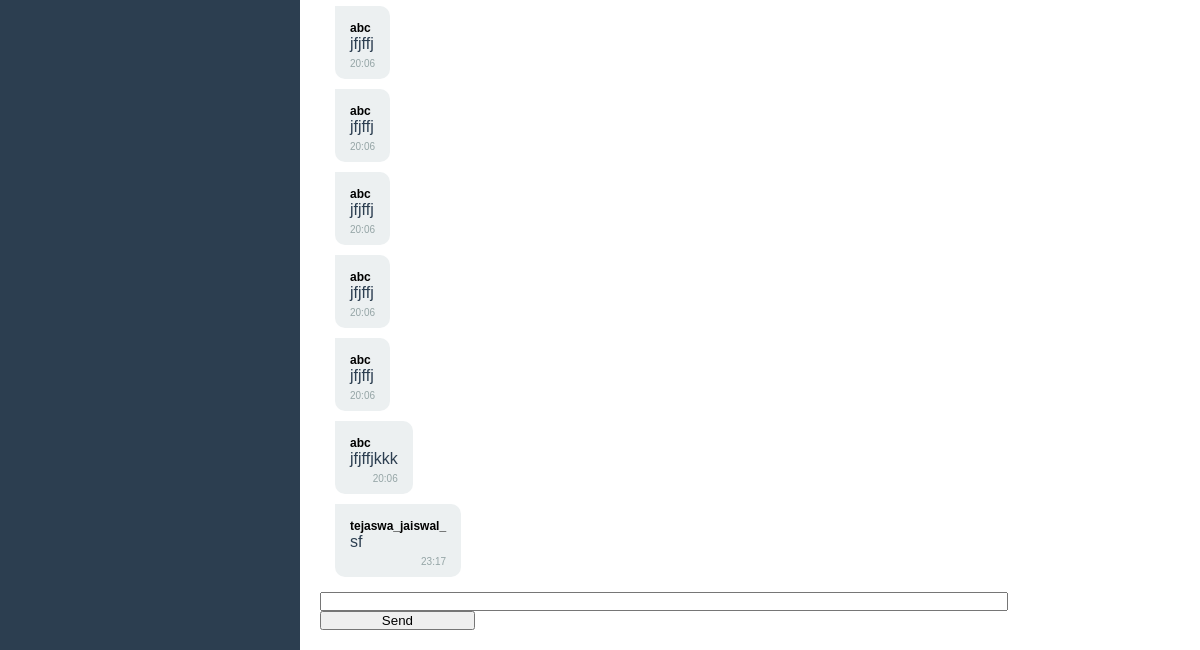
The app's page /chat/current_channel/5 (signed in, lower part), older data.
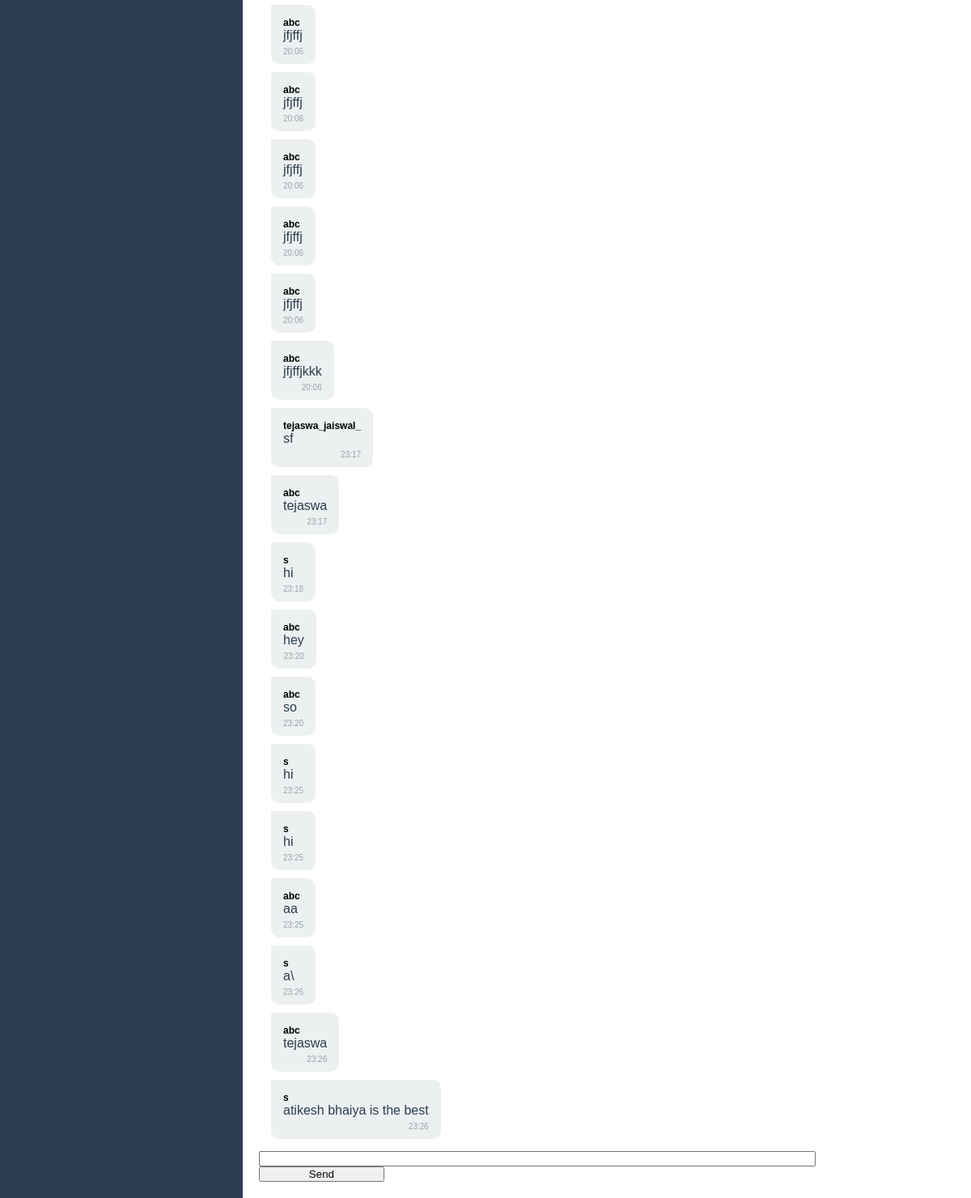
The same page, newer data.
### home/models.py (models this page shows, shortened)
class Chat(models.Model):
    user = models.ForeignKey(User, on_delete=models.CASCADE)
    channel = models.ForeignKey(Channel, on_delete=models.CASCADE, null= True, blank=False)
    chat_id = models.AutoField(primary_key=True)
    chats = models.TextField()  # Storing chat messages
    chat_date = models.DateField(auto_now_add=True)
    chat_time = models.TimeField(auto_now_add=True)

class User(AbstractUser):
    email = models.EmailField(unique=True)
    userid = models.AutoField(primary_key=True)
    name = models.CharField(max_length=255)
    interests = models.TextField(blank=True, null=True)
    is_verified = models.BooleanField(default=False)
    profile_img = models.ImageField(upload_to='static/profile/', blank=True, null=True)
    REQUIRED_FIELDS = ['username']  # Add 'username' as a required field for superuser creation
    USERNAME_FIELD = 'email'        # Set 'email' as the unique identifier for authentication
    def __str__(self):
        return self.username

### chat/views.py (the view)
# urls.py: path("current_channel/<int:channel_ID>", views.current_channel, name="current_channel"),
def current_channel(request,channel_ID):
        community_id = request.session.get('community_id')
        channels_data = request.session.get('channels', [])
        message = request.session.get('message')
        user = request.user
        community = Community.objects.filter(community_ID=community_id).first()
        curr_channel = get_object_or_404(Channel, channel_ID=channel_ID)
        request.session['curr_channel'] =channel_ID
        channels = Channel.objects.filter(community=community)
        chats = Chat.objects.filter(channel=curr_channel).order_by('chat_time')
        curr_channel_data = {
    "id": curr_channel.channel_ID,
    "name": curr_channel.channel_name,
    "description": curr_channel.description,
}
        return render(request, 'channel.html', {
            'channels': channels,
            'curr_channel': curr_channel,
            'chats':chats,
            'curr_channel_data':curr_channel_data,
        })

### chat/templates/channel.html (shortened to what this page needs)
<!DOCTYPE html>
<html lang="en">
<head>
    <link rel="stylesheet" href="https://cdnjs.cloudflare.com/ajax/libs/font-awesome/6.5.0/css/all.min.css">
</head>
<body>
    <div class="sidebar">
    </div>
    <div class="chat-section">
        <div class="chat-messages" id="chatMessages">
            {% for chat in chats %}
                <div class="message {% if chat.user == request.user %}sent{% else %}received{% endif %}">
                    <span class="timestamp user">{{ chat.user }}</span>
                    <p>{{ chat.chats }}</p>
                    <span class="timestamp time">{{ chat.chat_time|date:"H:i" }}</span>
                </div>
            {% endfor %}
        </div>
        <input id="chat-message-input" type="text" size="100" style="display: inline-block; width: 80%; margin-right: 10px;" class="form-control" />
        <input id="chat-message-submit" type="button" value="Send" style="display: inline-block; width: 18%;" class="form-control" />
    </div>
</body>
</html>

Row changes from the older to the newer data that the page shows:
added Chat: user "abc", chats "tejaswa", chat_time "23:17"
added Chat: user "s", chats "hi", chat_time "23:18"
added Chat: user "abc", chats "hey", chat_time "23:20"
added Chat: user "abc", chats "so", chat_time "23:20"
added Chat: user "s", chats "hi", chat_time "23:25"
added Chat: user "s", chats "hi", chat_time "23:25"
added Chat: user "abc", chats "aa", chat_time "23:25"
added Chat: user "s", chats "a\\", chat_time "23:26"
added Chat: user "abc", chats "tejaswa", chat_time "23:26"
added Chat: user "s", chats "atikesh bhaiya is the best", chat_time "23:26"
